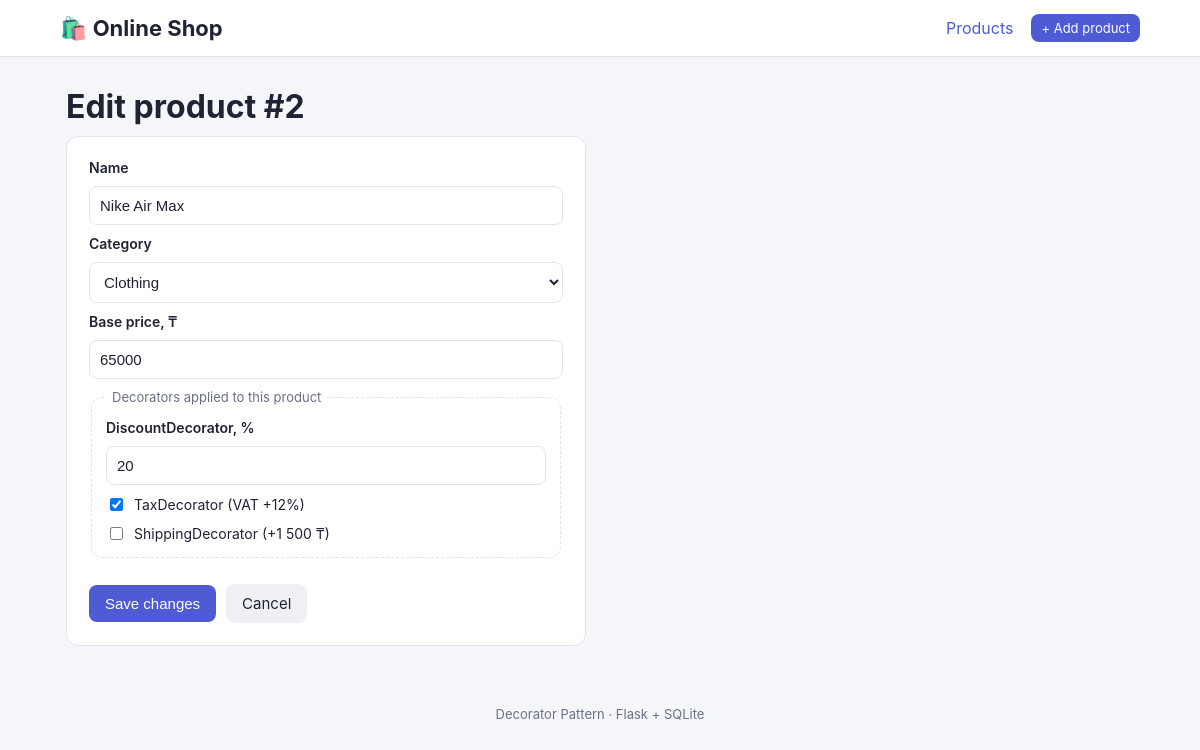
Page /edit/2 on the committed database.
### tables this page shows
CREATE TABLE products (
            id INTEGER PRIMARY KEY AUTOINCREMENT,
            name TEXT NOT NULL,
            price REAL NOT NULL CHECK(price > 0),
            category TEXT NOT NULL,
            discount INTEGER NOT NULL DEFAULT 0 CHECK(discount BETWEEN 0 AND 90),
            apply_tax INTEGER NOT NULL DEFAULT 0,
            apply_shipping INTEGER NOT NULL DEFAULT 0
        );

### app.py (the view, shortened to what this page needs)
@app.route("/edit/<int:product_id>", methods=["GET", "POST"])
def edit(product_id):
    row = db.get_product(product_id)
    if row is None:
        abort(404)
    return render_template("edit.html", product=row, categories=CATEGORIES)

### app.py (called while the page is built)
@app.template_filter("plain")
def plain(value):
    if isinstance(value, float) and value.is_integer():
        return int(value)
    return value

### database.py (called while the page is built)
def connect():
    conn = sqlite3.connect(DB_NAME)
    conn.row_factory = sqlite3.Row
    return conn

def get_product(product_id):
    conn = connect()
    row = conn.execute("SELECT * FROM products WHERE id = ?", (product_id,)).fetchone()
    conn.close()
    return row

### templates/edit.html (shortened to what this page needs)
{% extends "base.html" %}
{% block content %}
<h1>Edit product #{{ product.id }}</h1>
{% set submit = "Save changes" %}
{% include "_form.html" %}
{% endblock %}

### templates/_form.html (shortened to what this page needs)
<form method="POST" class="panel form" novalidate>
    <label for="name">Name</label>
    <input id="name" name="name" maxlength="100" required value="{{ product.name if product else '' }}">
    <label for="category">Category</label>
    <select id="category" name="category" required>
        {% for c in categories %}
        <option {% if product and product.category == c %}selected{% endif %}>{{ c }}</option>
        {% endfor %}
    </select>
    <label for="price">Base price, ₸</label>
    <input id="price" name="price" type="number" min="1" step="any" required
           value="{{ product.price | plain if product else '' }}">
    <fieldset>
        <legend>Decorators applied to this product</legend>
        <label for="discount">DiscountDecorator, %</label>
        <input id="discount" name="discount" type="number" min="0" max="90"
               value="{{ product.discount if product else 0 }}">
        <label class="check">
            <input type="checkbox" name="apply_tax" {% if product and product.apply_tax %}checked{% endif %}>
            TaxDecorator (VAT +12%)
        </label>
        <label class="check">
            <input type="checkbox" name="apply_shipping" {% if product and product.apply_shipping %}checked{% endif %}>
            ShippingDecorator (+1 500 ₸)
        </label>
    </fieldset>
    <div class="actions">
        <button>{{ submit }}</button>
        <a class="button secondary" href="{{ url_for('index') }}">Cancel</a>
    </div>
</form>

### static/style.css (style rules this page uses)
:root { --bg: #f5f6fa; --card: #ffffff; --border: #e1e4ed; --text: #1f2333; --muted: #6b7185; --accent: #4f5bd5; --danger: #d64550; --discount: #e8f6ee; --discount-text: #1f7a4a; --tax: #fff4e0; --tax-text: #a0620b; --shipping: #e8efff; --shipping-text: #3550b5; }
* { box-sizing: border-box; }
body { margin: 0; font-family: -apple-system, "Segoe UI", Arial, sans-serif; background: var(--bg); color: var(--text); }
a { color: var(--accent); text-decoration: none; }
h1 { margin: 10px 0; }
.panel { background: var(--card); border: 1px solid var(--border); border-radius: 12px; padding: 22px; }
form { display: grid; gap: 10px; }
.form { max-width: 520px; }
input, select { padding: 10px; border: 1px solid var(--border); border-radius: 8px; font-size: 15px; background: #fff; color: var(--text); }
label { font-weight: 600; font-size: 14px; }
label.check { font-weight: normal; display: flex; align-items: center; gap: 8px; }
fieldset { border: 1px dashed var(--border); border-radius: 10px; padding: 14px; display: grid; gap: 10px; }
legend { color: var(--muted); font-size: 13px; padding: 0 6px; }
button, .button { padding: 10px 16px; background: var(--accent); color: #fff; border: none; border-radius: 8px; cursor: pointer; font-size: 15px; display: inline-block; text-align: center; }
.button.secondary { background: #eef0f6; color: var(--text); }
.actions { display: flex; gap: 10px; align-items: center; margin-top: 16px; }

### rows in the picture
products: id "2", name "Nike Air Max", category "Clothing", price "65000", discount "20", apply_tax "☑"

### other values in the picture
{{ submit }} "Save changes"
